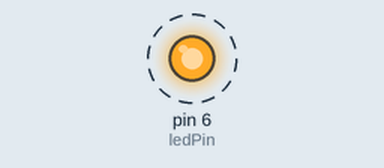
The sketch below on a simulated Arduino Mega 2560, built with avr-gcc and run on an emulated ATmega2560. On the bench: output pins drawn as LEDs (lit = HIGH). Dashed ring = blinking.

Above: at 0.2 s.
Timing chart, 0 to 3.0 s (numbered marks = the images above):
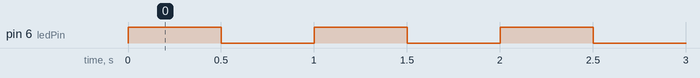

Measured:
- by itself, pin 6 (ledPin): alternates HIGH for 0.50 s and LOW for 0.50 s

The sketch:

blinky_samd21.ino
```cpp
#include <Adafruit_BNO055.h>

Adafruit_BNO055 bno = Adafruit_BNO055(55); //on same i2c pins as bmp

const int ledPin =  6;
const int buzzerPin = 28; //pin 33 on samd

void setup() {
  // put your setup code here, to run once:
  pinMode(ledPin, OUTPUT);
  digitalWrite(ledPin, HIGH);

  /*Serial1.begin(115200); //openlog
  while (!Serial1) { Serial1.println("open log aint starting"); };
  Serial1.println("begin test");

  if(!bno.begin())
   {
       while(1){
           Serial1.println("bno sucks");
       };
   }
   delay(10);
   bno.setExtCrystalUse(true);*/

}

void loop() {
  // put your main code here, to run repeatedly:
  digitalWrite(ledPin, HIGH);
  delay(500);

  digitalWrite(ledPin, LOW);
  delay(500);

  /*imu::Vector<3> rotSpeed = bno.getVector(Adafruit_BNO055::VECTOR_GYROSCOPE);
  float gyrox = rotSpeed.x();
  float gyroy = rotSpeed.y();
  float gyroz = rotSpeed.z();

  Serial1.println(String(gyrox) + "," + String(gyroy) + "," + String(gyroz));*/
}
```
